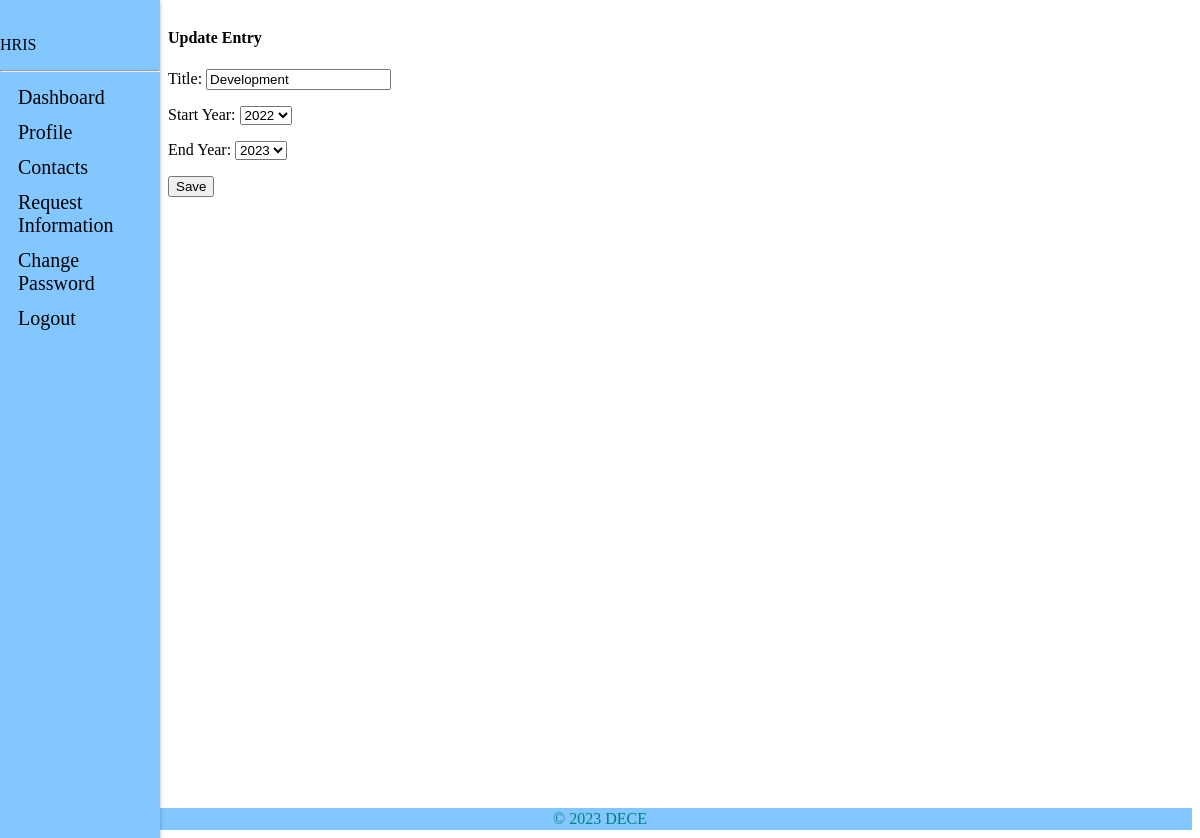
Screenshot of /staff_view/development_edit/1/ with the database file from the repository.
### staff_app/models.py (models this page shows, shortened)
class Development(models.Model):
    user = models.ForeignKey(CustomUser, on_delete=models.CASCADE, default=1)
    title = models.CharField(max_length=100, verbose_name=_(
        'Title'), null=True, blank=False)
    year_start = models.IntegerField(verbose_name=_('Start Year'), null=True, validators=[
        MinValueValidator(1900), max_value_current_year])
    year_end = models.IntegerField(verbose_name=_('End Year'), null=True, validators=[
        MinValueValidator(1900), max_value_current_year])
    updated = models.DateTimeField(auto_now=True, auto_now_add=False)
    created = models.DateTimeField(auto_now=False, auto_now_add=True)
    class Meta:
        verbose_name = _('Development')
        verbose_name_plural = _('Development')
        ordering = ['-created']

### staff_app/views.py (the view)
# urls.py: path('development_edit/<int:id>/',
def development_edit(request, id):
    development = get_object_or_404(Development, id=id)
    form = DevelopmentCreateForm(request.POST or None, instance=development)
    if form.is_valid():
        instance = form.save(commit=False)
        instance.user = request.user
        instance.save()
        messages.success(request, "Saved successfully")
        return redirect('staff:development')
    context = {
        'form': form
    }
    return render(request, "staff/staff_edit.html", context)

### staff_app/forms.py (shortened to what this page needs)
class DevelopmentCreateForm(forms.ModelForm):
    class Meta:
        model = Development
        exclude = ['created', 'updated', 'user']
        widgets = {
            'title': forms.TextInput(attrs={'class': 'form-control'}),
            'year_start': forms.Select(choices=year_choices(), attrs={'class': 'form-control'}),
            'year_end': forms.Select(choices=year_choices(), attrs={'class': 'form-control'}),
        }

### templates/staff/staff_edit.html (shortened to what this page needs)
{% extends 'base.html' %}
{% block content %}
<div class="container">
    <div class="d-flex justify-content-center align-items-center mt-lg-5">
        <h4 class="text-right">Update Entry</h4>
    </div>
    <div class="row justify-content-center pt-lg-5">
        <div class="col-5">
            <form action="." method="POST" enctype="multipart/form-data" class="form-control" >{% csrf_token %}
                {{form.as_p}}
                <div class="d-flex justify-content-center">
                    <input class="btn btn-primary" type="submit" value="Save" />
                </div>
            </form>
        </div>
    </div>
</div>
{% endblock content %}

### rows the page displays
Development: title "Development", year_start "2022", year_end "2023"
